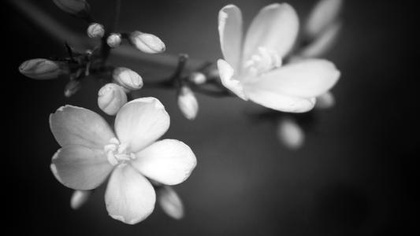
%> input picture Assignment2/assignment2/asset/image/extra.jpg, 420 x 236 px, shrunk from 533 x 300 before the run
$ octave main.m   (GNU Octave 9; MATLAB toolbox functions it lacks are replaced by stand-ins)
%> lines starting %> are read from the running program, lines starting %| are printed output that depends on the picture
### Assignment2/assignment2/code/Centralize.m
function [H]=Centralize(m)
[M,N]=size(m);
for i=1:M
    for j=1:N
        H(i,j)=((-1)^(i+j-2))*m(i,j);
    end
end

end

### Assignment2/assignment2/code/GaussFilter.m
function [H]=GaussFilter(P,Q,D)
H=zeros(P,Q);
for i=1:P
    for j=1:Q
        d=sqrt((i-P/2)^2+(j-Q/2)^2);
        H(i,j)=exp(-d^2/(2*D^2));
    end
end

end

### Assignment2/assignment2/code/Normalize.m
function [H]=Normalize(m,L)
[M,N]=size(m);
vmax=max(max(m));
vmin=min(min(m));
for i=1:M
    for j=1:N
        H(i,j)=(m(i,j)-vmin)/(vmax-vmin)*L;
        %H(i,j)=(uint8)(H(i,j));
    end
end

### Assignment2/assignment2/code/main.m
a=imread('../asset/image/extra.jpg');
%> a is the input picture: size 236x420 uint8; min 0, max 255, mean 75.1
disp(size(a))
%|    236   420
[M,N]=size(a);
%> M = 236; N = 420
P=2*M;
%> P = 472
Q=2*N;
%> Q = 840

b=uint8(zeros(P,Q));
for i=1:M
    for j=1:N
        b(i,j)=a(i,j);
    end
end
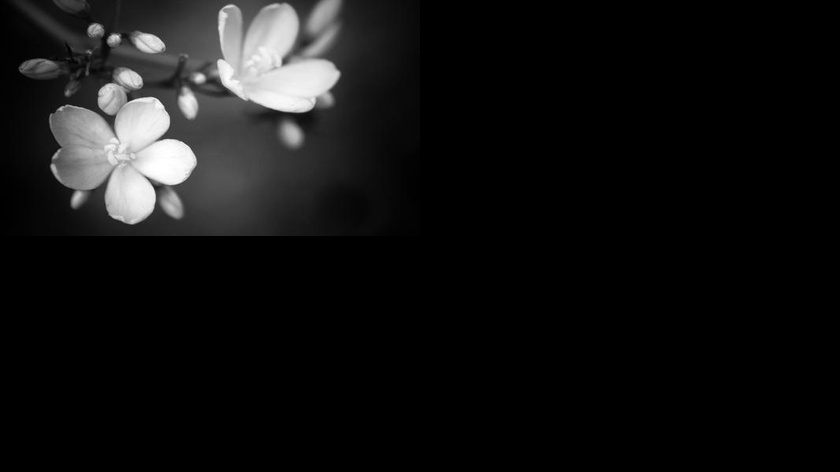
%> b: size 472x840 uint8; min 0, max 255, mean 18.8

c=Centralize(b);
%> after the loop in Centralize, `for i=1:M`:
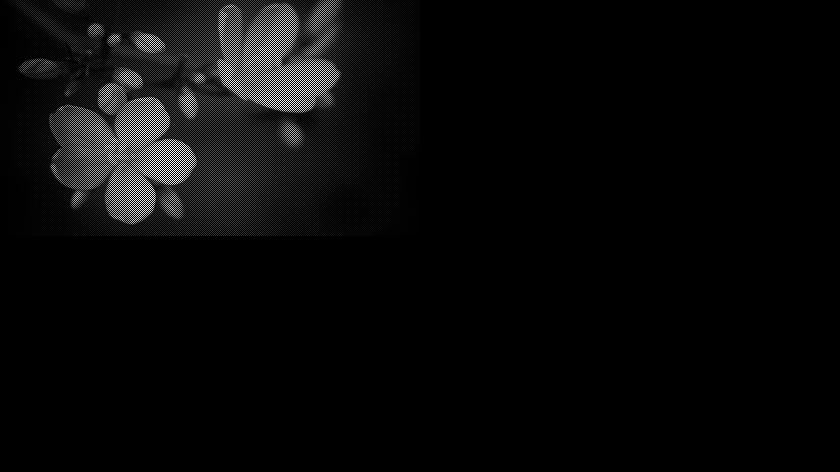
%> H: size 472x840 uint8; min 0, max 255, mean 9.4

d=fft2(im2double(c));

e=GaussFilter(P,Q,15);
%> after the loop in GaussFilter, `for i=1:P`:
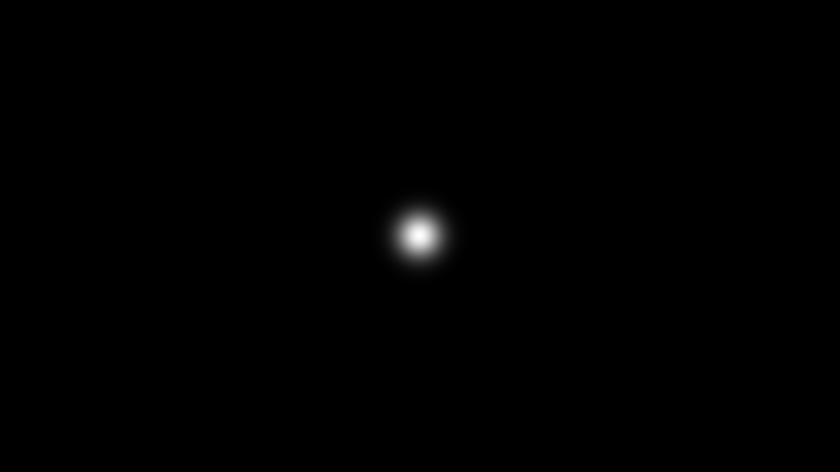
%> H: size 472x840 double; min 1.01e-224, max 1, mean 0.00357

f=d.*e;

g=uint8(Normalize(Centralize(real(ifft2(f))),255));
%> after the loop in Centralize (call 2), `for i=1:M`:
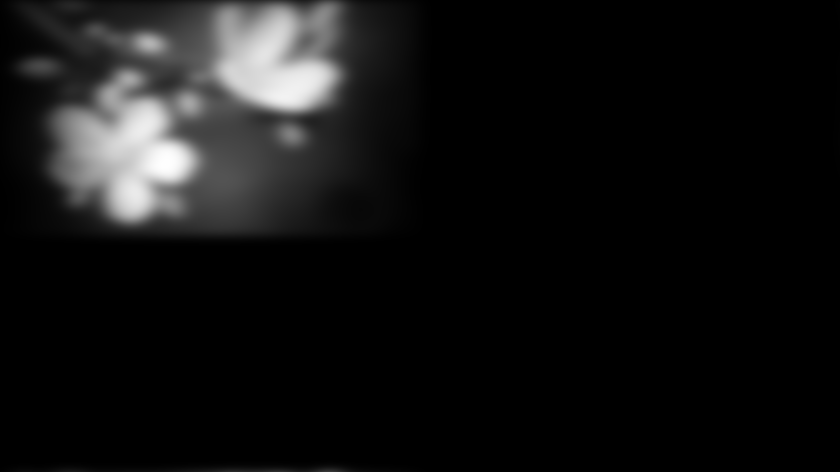
%> H: size 472x840 double; min -1.28e-16, max 0.492, mean 0.0367; drawn with min black and max white
%> in Normalize, `vmax=max(max(m));`: vmax = 0.492
%> in Normalize, `vmin=min(min(m));`: vmin = -1.28e-16

h=uint8(zeros(M,N));
for i=1:M
    for j=1:N
        h(i,j)=g(i,j);
    end
end
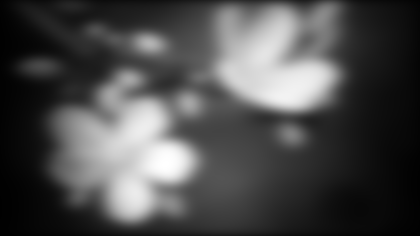
%> h: size 236x420 uint8; min 0, max 255, mean 75.4

subplot(3,3,1),imshow(a);
subplot(3,3,2),imshow(b);
subplot(3,3,3),imshow(c);
subplot(3,3,4),imshow(log(abs(d)+1),[]);
%> after `imshow(log(abs(d)+1),[])`:
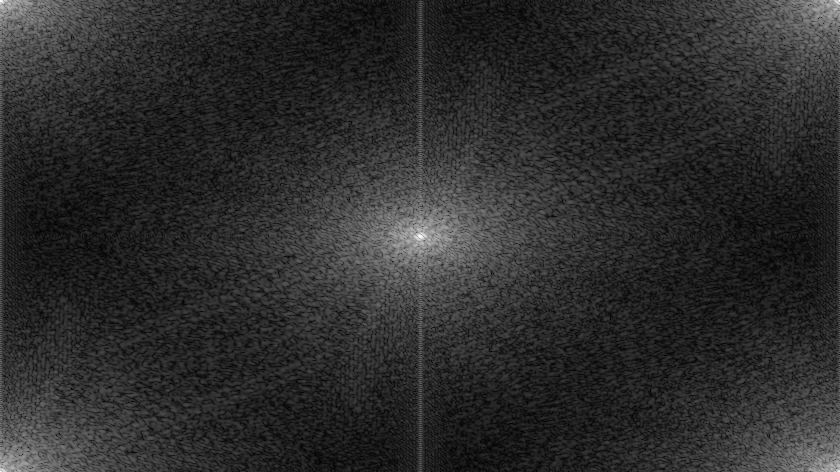
%> displayed picture: size 472x840, on the screen's scale of 0 to 255; min 0, max 255, mean 44.6
subplot(3,3,5),imshow(e);
subplot(3,3,6),imshow(f);
%> after `imshow(f)`:
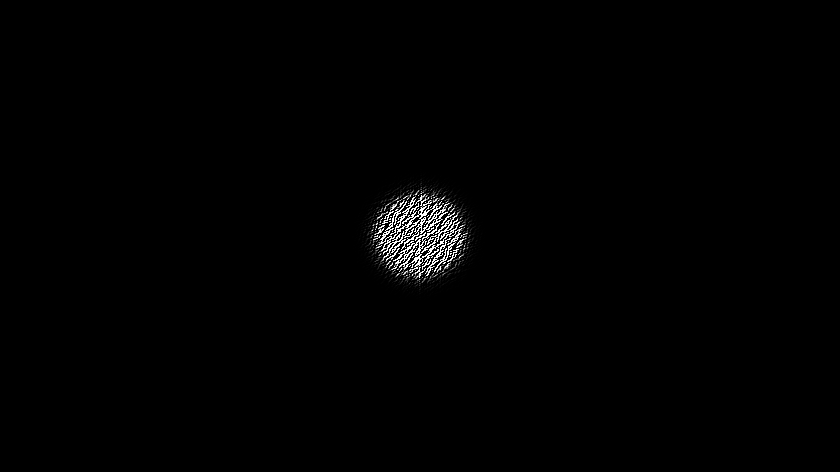
%> displayed picture: size 472x840, on the screen's scale of 0 to 255; min 0, max 255, mean 1.8
subplot(3,3,7),imshow(g);
subplot(3,3,8),imshow(h);

$ run again, with Assignment2/assignment2/asset/image/436.tif saved as Assignment2/assignment2/asset/image/extra.jpg
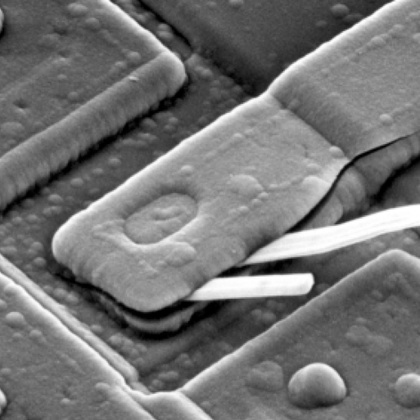
%> input picture Assignment2/assignment2/asset/image/436.tif, 420 x 420 px, shrunk from 1026 x 1026 before the run
%> a is the input picture: size 420x420 uint8; min 0, max 255, mean 115.6
%|    420   420
%> after the loop in Centralize (call 2), `for i=1:M`:
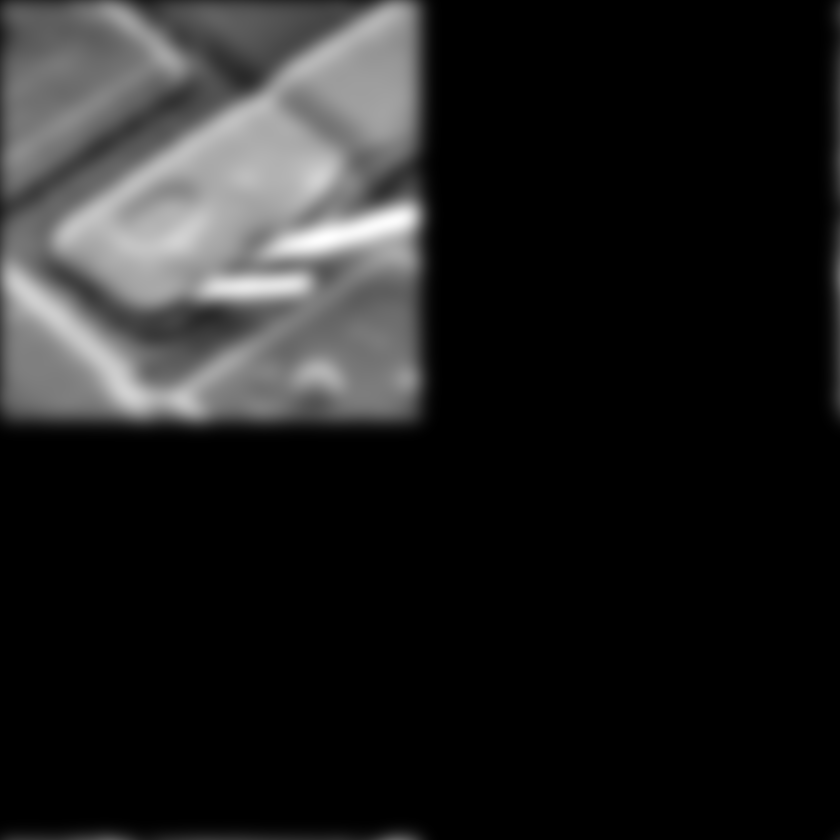
%> H: size 840x840 double; min -1.24e-16, max 0.436, mean 0.0564; drawn with min black and max white
%> vmax = 0.436
%> vmin = -1.24e-16
%> `imshow(f)`:
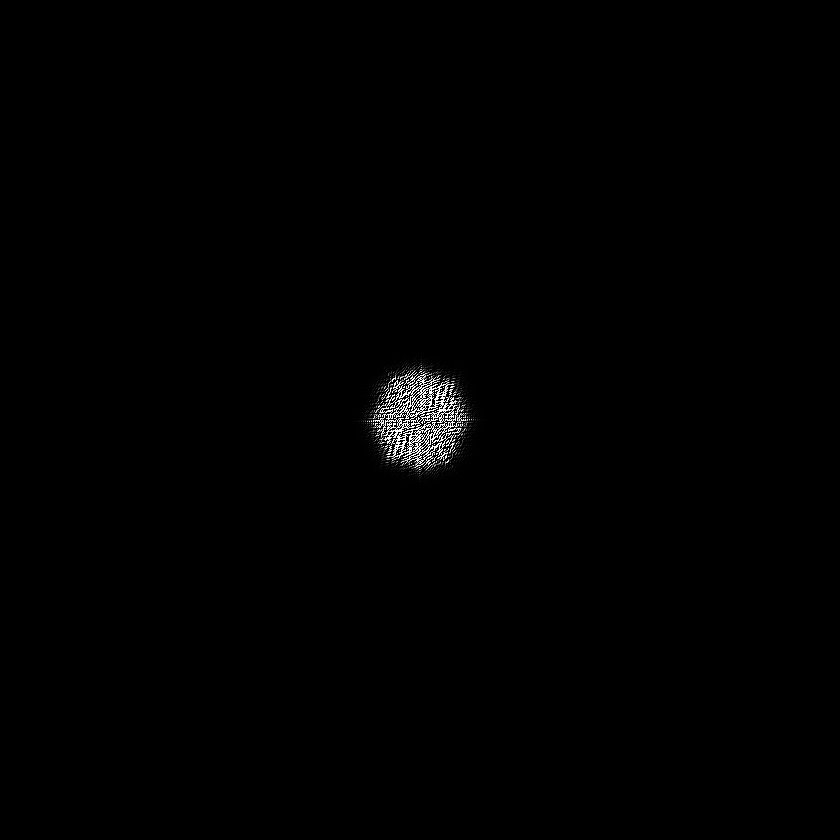
%> displayed picture: size 840x840, on the screen's scale of 0 to 255; min 0, max 255, mean 1.2
